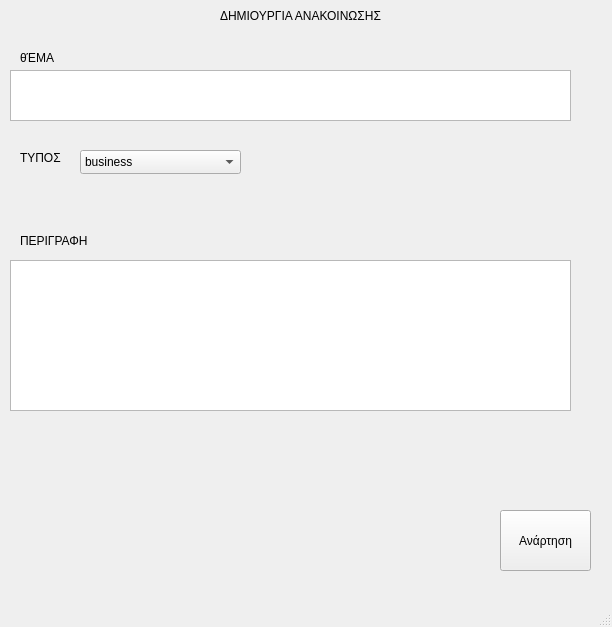
<?xml version="1.0" encoding="UTF-8"?>
<ui version="4.0">
 <class>MainWindow</class>
 <widget class="QMainWindow" name="MainWindow">
  <property name="geometry">
   <rect>
    <x>0</x>
    <y>0</y>
    <width>612</width>
    <height>627</height>
   </rect>
  </property>
  <property name="windowTitle">
   <string>MainWindow</string>
  </property>
  <widget class="QWidget" name="centralwidget">
   <widget class="QLabel" name="postNoticeLabel">
    <property name="geometry">
     <rect>
      <x>220</x>
      <y>-10</y>
      <width>161</width>
      <height>51</height>
     </rect>
    </property>
    <property name="text">
     <string>ΔΗΜΙΟΥΡΓΙΑ ΑΝΑΚΟΙΝΩΣΗΣ:</string>
    </property>
   </widget>
   <widget class="QTextEdit" name="titleTextEdit">
    <property name="geometry">
     <rect>
      <x>10</x>
      <y>70</y>
      <width>561</width>
      <height>51</height>
     </rect>
    </property>
   </widget>
   <widget class="QPushButton" name="postNoticeButton">
    <property name="geometry">
     <rect>
      <x>500</x>
      <y>510</y>
      <width>91</width>
      <height>61</height>
     </rect>
    </property>
    <property name="text">
     <string>Ανάρτηση</string>
    </property>
   </widget>
   <widget class="QLabel" name="titleLabel">
    <property name="geometry">
     <rect>
      <x>20</x>
      <y>50</y>
      <width>49</width>
      <height>16</height>
     </rect>
    </property>
    <property name="text">
     <string>θΈΜΑ</string>
    </property>
   </widget>
   <widget class="QLabel" name="bodyLabel">
    <property name="geometry">
     <rect>
      <x>20</x>
      <y>230</y>
      <width>81</width>
      <height>21</height>
     </rect>
    </property>
    <property name="text">
     <string>ΠΕΡΙΓΡΑΦΗ</string>
    </property>
   </widget>
   <widget class="QTextEdit" name="bodyTextEdit">
    <property name="geometry">
     <rect>
      <x>10</x>
      <y>260</y>
      <width>561</width>
      <height>151</height>
     </rect>
    </property>
   </widget>
   <widget class="QLabel" name="typeLabel">
    <property name="geometry">
     <rect>
      <x>20</x>
      <y>150</y>
      <width>51</width>
      <height>16</height>
     </rect>
    </property>
    <property name="text">
     <string>ΤΥΠΟΣ</string>
    </property>
   </widget>
   <widget class="QComboBox" name="typeComboBox">
    <property name="geometry">
     <rect>
      <x>80</x>
      <y>150</y>
      <width>161</width>
      <height>24</height>
     </rect>
    </property>
    <property name="editable">
     <bool>false</bool>
    </property>
    <item>
     <property name="text">
      <string>business</string>
     </property>
    </item>
    <item>
     <property name="text">
      <string>department</string>
     </property>
    </item>
    <item>
     <property name="text">
      <string>team</string>
     </property>
    </item>
   </widget>
  </widget>
  <widget class="QMenuBar" name="menubar">
   <property name="geometry">
    <rect>
     <x>0</x>
     <y>0</y>
     <width>612</width>
     <height>33</height>
    </rect>
   </property>
  </widget>
  <widget class="QStatusBar" name="statusbar"/>
 </widget>
 <resources/>
 <connections/>
</ui>
